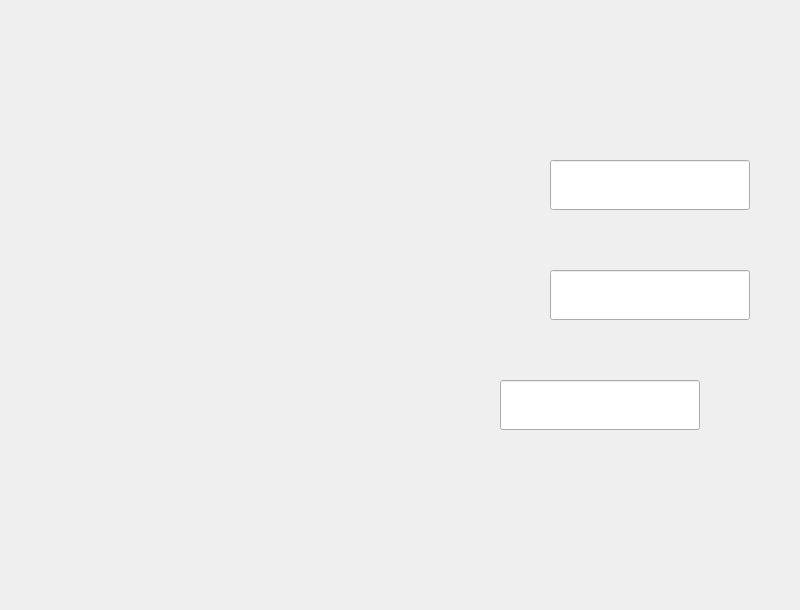
    <widget class="QWidget" name="page_3">
     <widget class="QLineEdit" name="idvoy">
      <property name="geometry">
       <rect>
        <x>550</x>
        <y>160</y>
        <width>200</width>
        <height>50</height>
       </rect>
      </property>
      <property name="maximumSize">
       <size>
        <width>200</width>
        <height>50</height>
       </size>
      </property>
      <property name="font">
       <font>
        <family>Javanese Text</family>
        <pointsize>11</pointsize>
        <weight>50</weight>
        <italic>false</italic>
        <bold>false</bold>
       </font>
      </property>
     </widget>
     <widget class="QLineEdit" name="codeb">
      <property name="geometry">
       <rect>
        <x>550</x>
        <y>270</y>
        <width>200</width>
        <height>50</height>
       </rect>
      </property>
      <property name="maximumSize">
       <size>
        <width>200</width>
        <height>50</height>
       </size>
      </property>
      <property name="font">
       <font>
        <family>Javanese Text</family>
        <pointsize>11</pointsize>
        <weight>50</weight>
        <italic>false</italic>
        <bold>false</bold>
       </font>
      </property>
     </widget>
     <widget class="QLineEdit" name="poidsb">
      <property name="geometry">
       <rect>
        <x>500</x>
        <y>380</y>
        <width>200</width>
        <height>50</height>
       </rect>
      </property>
      <property name="maximumSize">
       <size>
        <width>200</width>
        <height>50</height>
       </size>
      </property>
      <property name="font">
       <font>
        <family>Javanese Text</family>
        <pointsize>11</pointsize>
        <weight>50</weight>
        <italic>false</italic>
        <bold>false</bold>
       </font>
      </property>
     </widget>
     <widget class="QLabel" name="label_2">
      <property name="geometry">
       <rect>
        <x>300</x>
        <y>10</y>
        <width>491</width>
        <height>591</height>
       </rect>
      </property>
      <property name="text">
       <string/>
      </property>
      <property name="pixmap">
       <pixmap>../Nouveau dossier/Ajouter bagage.png</pixmap>
      </property>
      <property name="scaledContents">
       <bool>true</bool>
      </property>
     </widget>
     <widget class="QPushButton" name="pushButton_2">
      <property name="geometry">
       <rect>
        <x>380</x>
        <y>492</y>
        <width>151</width>
        <height>41</height>
       </rect>
      </property>
      <property name="text">
       <string/>
      </property>
      <property name="flat">
       <bool>true</bool>
      </property>
     </widget>
     <widget class="QPushButton" name="pushButton">
      <property name="geometry">
       <rect>
        <x>570</x>
        <y>490</y>
        <width>161</width>
        <height>41</height>
       </rect>
      </property>
      <property name="text">
       <string/>
      </property>
      <property name="flat">
       <bool>true</bool>
      </property>
     </widget>
     <zorder>label_2</zorder>
     <zorder>pushButton_2</zorder>
     <zorder>pushButton</zorder>
     <zorder>poidsb</zorder>
     <zorder>codeb</zorder>
     <zorder>idvoy</zorder>
    </widget>
